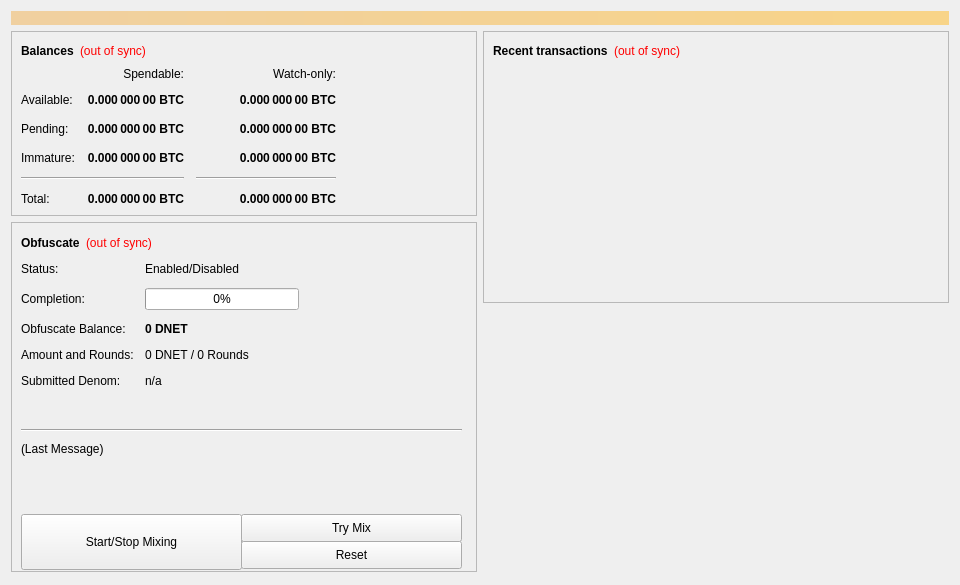
<?xml version="1.0" encoding="UTF-8"?>
<ui version="4.0">
 <class>OverviewPage</class>
 <widget class="QWidget" name="OverviewPage">
  <property name="geometry">
   <rect>
    <x>0</x>
    <y>0</y>
    <width>960</width>
    <height>585</height>
   </rect>
  </property>
  <property name="minimumSize">
   <size>
    <width>960</width>
    <height>0</height>
   </size>
  </property>
  <property name="windowTitle">
   <string>Form</string>
  </property>
  <layout class="QVBoxLayout" name="topLayout">
   <item>
    <widget class="QLabel" name="labelAlerts">
     <property name="visible">
      <bool>false</bool>
     </property>
     <property name="styleSheet">
      <string notr="true">background-color: qlineargradient(x1: 0, y1: 0, x2: 1, y2: 0, stop:0 #F0D0A0, stop:1 #F8D488); color:#000000;</string>
     </property>
     <property name="wordWrap">
      <bool>true</bool>
     </property>
     <property name="margin">
      <number>3</number>
     </property>
    </widget>
   </item>
   <item>
    <layout class="QHBoxLayout" name="horizontalLayout" stretch="1,1">
     <item>
      <layout class="QVBoxLayout" name="verticalLayout_2">
       <item>
        <widget class="QFrame" name="frame">
         <property name="frameShape">
          <enum>QFrame::StyledPanel</enum>
         </property>
         <property name="frameShadow">
          <enum>QFrame::Raised</enum>
         </property>
         <layout class="QVBoxLayout" name="verticalLayout_4">
          <item>
           <layout class="QHBoxLayout" name="horizontalLayout_4">
            <item>
             <widget class="QLabel" name="label_5">
              <property name="font">
               <font>
                <weight>75</weight>
                <bold>true</bold>
               </font>
              </property>
              <property name="text">
               <string>Balances</string>
              </property>
             </widget>
            </item>
            <item>
             <widget class="QLabel" name="labelWalletStatus">
              <property name="cursor">
               <cursorShape>WhatsThisCursor</cursorShape>
              </property>
              <property name="toolTip">
               <string>The displayed information may be out of date. Your wallet automatically synchronizes with the Smc-coin network after a connection is established, but this process has not completed yet.</string>
              </property>
              <property name="styleSheet">
               <string notr="true">QLabel { color: red; }</string>
              </property>
              <property name="text">
               <string notr="true">(out of sync)</string>
              </property>
              <property name="alignment">
               <set>Qt::AlignLeading|Qt::AlignLeft|Qt::AlignVCenter</set>
              </property>
             </widget>
            </item>
            <item>
             <spacer name="horizontalSpacer_3">
              <property name="orientation">
               <enum>Qt::Horizontal</enum>
              </property>
              <property name="sizeHint" stdset="0">
               <size>
                <width>40</width>
                <height>20</height>
               </size>
              </property>
             </spacer>
            </item>
           </layout>
          </item>
          <item>
           <layout class="QGridLayout" name="gridLayout">
            <property name="spacing">
             <number>12</number>
            </property>
            <item row="2" column="2">
             <widget class="QLabel" name="labelWatchPending">
              <property name="font">
               <font>
                <weight>75</weight>
                <bold>true</bold>
               </font>
              </property>
              <property name="cursor">
               <cursorShape>IBeamCursor</cursorShape>
              </property>
              <property name="toolTip">
               <string>Unconfirmed transactions to watch-only addresses</string>
              </property>
              <property name="text">
               <string notr="true">0.000 000 00 BTC</string>
              </property>
              <property name="alignment">
               <set>Qt::AlignRight|Qt::AlignTrailing|Qt::AlignVCenter</set>
              </property>
              <property name="textInteractionFlags">
               <set>Qt::LinksAccessibleByMouse|Qt::TextSelectableByKeyboard|Qt::TextSelectableByMouse</set>
              </property>
             </widget>
            </item>
            <item row="2" column="1">
             <widget class="QLabel" name="labelUnconfirmed">
              <property name="font">
               <font>
                <weight>75</weight>
                <bold>true</bold>
               </font>
              </property>
              <property name="cursor">
               <cursorShape>IBeamCursor</cursorShape>
              </property>
              <property name="toolTip">
               <string>Total of transactions that have yet to be confirmed, and do not yet count toward the spendable balance</string>
              </property>
              <property name="text">
               <string notr="true">0.000 000 00 BTC</string>
              </property>
              <property name="alignment">
               <set>Qt::AlignRight|Qt::AlignTrailing|Qt::AlignVCenter</set>
              </property>
              <property name="textInteractionFlags">
               <set>Qt::LinksAccessibleByMouse|Qt::TextSelectableByKeyboard|Qt::TextSelectableByMouse</set>
              </property>
             </widget>
            </item>
            <item row="3" column="2">
             <widget class="QLabel" name="labelWatchImmature">
              <property name="font">
               <font>
                <weight>75</weight>
                <bold>true</bold>
               </font>
              </property>
              <property name="cursor">
               <cursorShape>IBeamCursor</cursorShape>
              </property>
              <property name="toolTip">
               <string>Mined balance in watch-only addresses that has not yet matured</string>
              </property>
              <property name="text">
               <string notr="true">0.000 000 00 BTC</string>
              </property>
              <property name="alignment">
               <set>Qt::AlignRight|Qt::AlignTrailing|Qt::AlignVCenter</set>
              </property>
              <property name="textInteractionFlags">
               <set>Qt::LinksAccessibleByMouse|Qt::TextSelectableByKeyboard|Qt::TextSelectableByMouse</set>
              </property>
             </widget>
            </item>
            <item row="4" column="0" colspan="2">
             <widget class="Line" name="lineSpendableBalance">
              <property name="orientation">
               <enum>Qt::Horizontal</enum>
              </property>
             </widget>
            </item>
            <item row="4" column="2">
             <widget class="Line" name="lineWatchBalance">
              <property name="sizePolicy">
               <sizepolicy hsizetype="Preferred" vsizetype="Fixed">
                <horstretch>0</horstretch>
                <verstretch>0</verstretch>
               </sizepolicy>
              </property>
              <property name="minimumSize">
               <size>
                <width>140</width>
                <height>0</height>
               </size>
              </property>
              <property name="orientation">
               <enum>Qt::Horizontal</enum>
              </property>
             </widget>
            </item>
            <item row="5" column="0">
             <widget class="QLabel" name="labelTotalText">
              <property name="text">
               <string>Total:</string>
              </property>
             </widget>
            </item>
            <item row="3" column="1">
             <widget class="QLabel" name="labelImmature">
              <property name="font">
               <font>
                <weight>75</weight>
                <bold>true</bold>
               </font>
              </property>
              <property name="cursor">
               <cursorShape>IBeamCursor</cursorShape>
              </property>
              <property name="toolTip">
               <string>Mined balance that has not yet matured</string>
              </property>
              <property name="text">
               <string notr="true">0.000 000 00 BTC</string>
              </property>
              <property name="alignment">
               <set>Qt::AlignRight|Qt::AlignTrailing|Qt::AlignVCenter</set>
              </property>
              <property name="textInteractionFlags">
               <set>Qt::LinksAccessibleByMouse|Qt::TextSelectableByKeyboard|Qt::TextSelectableByMouse</set>
              </property>
             </widget>
            </item>
            <item row="2" column="3">
             <spacer name="horizontalSpacer_2">
              <property name="orientation">
               <enum>Qt::Horizontal</enum>
              </property>
              <property name="sizeHint" stdset="0">
               <size>
                <width>40</width>
                <height>20</height>
               </size>
              </property>
             </spacer>
            </item>
            <item row="3" column="0">
             <widget class="QLabel" name="labelImmatureText">
              <property name="text">
               <string>Immature:</string>
              </property>
             </widget>
            </item>
            <item row="5" column="1">
             <widget class="QLabel" name="labelTotal">
              <property name="font">
               <font>
                <weight>75</weight>
                <bold>true</bold>
               </font>
              </property>
              <property name="cursor">
               <cursorShape>IBeamCursor</cursorShape>
              </property>
              <property name="toolTip">
               <string>Your current total balance</string>
              </property>
              <property name="text">
               <string notr="true">0.000 000 00 BTC</string>
              </property>
              <property name="alignment">
               <set>Qt::AlignRight|Qt::AlignTrailing|Qt::AlignVCenter</set>
              </property>
              <property name="textInteractionFlags">
               <set>Qt::LinksAccessibleByMouse|Qt::TextSelectableByKeyboard|Qt::TextSelectableByMouse</set>
              </property>
             </widget>
            </item>
            <item row="5" column="2">
             <widget class="QLabel" name="labelWatchTotal">
              <property name="font">
               <font>
                <weight>75</weight>
                <bold>true</bold>
               </font>
              </property>
              <property name="cursor">
               <cursorShape>IBeamCursor</cursorShape>
              </property>
              <property name="toolTip">
               <string>Current total balance in watch-only addresses</string>
              </property>
              <property name="text">
               <string notr="true">0.000 000 00 BTC</string>
              </property>
              <property name="alignment">
               <set>Qt::AlignRight|Qt::AlignTrailing|Qt::AlignVCenter</set>
              </property>
              <property name="textInteractionFlags">
               <set>Qt::LinksAccessibleByMouse|Qt::TextSelectableByKeyboard|Qt::TextSelectableByMouse</set>
              </property>
             </widget>
            </item>
            <item row="0" column="2">
             <widget class="QLabel" name="labelWatchonly">
              <property name="text">
               <string>Watch-only:</string>
              </property>
              <property name="alignment">
               <set>Qt::AlignRight|Qt::AlignTrailing|Qt::AlignVCenter</set>
              </property>
             </widget>
            </item>
            <item row="1" column="0">
             <widget class="QLabel" name="labelBalanceText">
              <property name="text">
               <string>Available:</string>
              </property>
             </widget>
            </item>
            <item row="1" column="1">
             <widget class="QLabel" name="labelBalance">
              <property name="font">
               <font>
                <weight>75</weight>
                <bold>true</bold>
               </font>
              </property>
              <property name="cursor">
               <cursorShape>IBeamCursor</cursorShape>
              </property>
              <property name="toolTip">
               <string>Your current spendable balance</string>
              </property>
              <property name="text">
               <string notr="true">0.000 000 00 BTC</string>
              </property>
              <property name="alignment">
               <set>Qt::AlignRight|Qt::AlignTrailing|Qt::AlignVCenter</set>
              </property>
              <property name="textInteractionFlags">
               <set>Qt::LinksAccessibleByMouse|Qt::TextSelectableByKeyboard|Qt::TextSelectableByMouse</set>
              </property>
             </widget>
            </item>
            <item row="1" column="2">
             <widget class="QLabel" name="labelWatchAvailable">
              <property name="font">
               <font>
                <weight>75</weight>
                <bold>true</bold>
               </font>
              </property>
              <property name="cursor">
               <cursorShape>IBeamCursor</cursorShape>
              </property>
              <property name="toolTip">
               <string>Your current balance in watch-only addresses</string>
              </property>
              <property name="text">
               <string notr="true">0.000 000 00 BTC</string>
              </property>
              <property name="alignment">
               <set>Qt::AlignRight|Qt::AlignTrailing|Qt::AlignVCenter</set>
              </property>
              <property name="textInteractionFlags">
               <set>Qt::LinksAccessibleByMouse|Qt::TextSelectableByKeyboard|Qt::TextSelectableByMouse</set>
              </property>
             </widget>
            </item>
            <item row="2" column="0">
             <widget class="QLabel" name="labelPendingText">
              <property name="text">
               <string>Pending:</string>
              </property>
             </widget>
            </item>
            <item row="0" column="1">
             <widget class="QLabel" name="labelSpendable">
              <property name="text">
               <string>Spendable:</string>
              </property>
              <property name="alignment">
               <set>Qt::AlignRight|Qt::AlignTrailing|Qt::AlignVCenter</set>
              </property>
             </widget>
            </item>
           </layout>
          </item>
         </layout>
        </widget>
       </item>
       <item>
        <widget class="QFrame" name="frameObfuscate">
         <property name="minimumSize">
          <size>
           <width>0</width>
           <height>350</height>
          </size>
         </property>
         <property name="layoutDirection">
          <enum>Qt::LeftToRight</enum>
         </property>
         <property name="frameShape">
          <enum>QFrame::StyledPanel</enum>
         </property>
         <property name="frameShadow">
          <enum>QFrame::Raised</enum>
         </property>
         <widget class="QWidget" name="formLayoutWidget">
          <property name="geometry">
           <rect>
            <x>10</x>
            <y>40</y>
            <width>451</width>
            <height>161</height>
           </rect>
          </property>
          <layout class="QFormLayout" name="formLayout">
           <property name="fieldGrowthPolicy">
            <enum>QFormLayout::AllNonFixedFieldsGrow</enum>
           </property>
           <property name="horizontalSpacing">
            <number>11</number>
           </property>
           <property name="verticalSpacing">
            <number>12</number>
           </property>
           <item row="0" column="0">
            <widget class="QLabel" name="label_6">
             <property name="text">
              <string>Status:</string>
             </property>
            </widget>
           </item>
           <item row="1" column="0">
            <widget class="QLabel" name="label_7">
             <property name="text">
              <string>Completion:</string>
             </property>
            </widget>
           </item>
           <item row="1" column="1">
            <widget class="QProgressBar" name="obfuscateProgress">
             <property name="maximumSize">
              <size>
               <width>154</width>
               <height>16777215</height>
              </size>
             </property>
             <property name="value">
              <number>0</number>
             </property>
            </widget>
           </item>
           <item row="2" column="0">
            <widget class="QLabel" name="labelAnonymizedText">
             <property name="text">
              <string>Obfuscate Balance:</string>
             </property>
            </widget>
           </item>
           <item row="2" column="1">
            <widget class="QLabel" name="labelAnonymized">
             <property name="font">
              <font>
               <weight>75</weight>
               <bold>true</bold>
              </font>
             </property>
             <property name="text">
              <string notr="true">0 DNET</string>
             </property>
            </widget>
           </item>
           <item row="3" column="0">
            <widget class="QLabel" name="label_8">
             <property name="text">
              <string>Amount and Rounds:</string>
             </property>
            </widget>
           </item>
           <item row="3" column="1">
            <widget class="QLabel" name="labelAmountRounds">
             <property name="text">
              <string>0 DNET / 0 Rounds</string>
             </property>
            </widget>
           </item>
           <item row="4" column="0">
            <widget class="QLabel" name="label_9">
             <property name="text">
              <string>Submitted Denom:</string>
             </property>
            </widget>
           </item>
           <item row="4" column="1">
            <widget class="QLabel" name="labelSubmittedDenom">
             <property name="toolTip">
              <string>The denominations you submitted to the Masternode.&lt;br&gt;To mix, other users must submit the exact same denominations.</string>
             </property>
             <property name="text">
              <string>n/a</string>
             </property>
            </widget>
           </item>
           <item row="0" column="1">
            <widget class="QLabel" name="obfuscateEnabled">
             <property name="text">
              <string>Enabled/Disabled</string>
             </property>
            </widget>
           </item>
          </layout>
         </widget>
         <widget class="QPushButton" name="runAutoDenom">
          <property name="geometry">
           <rect>
            <x>251</x>
            <y>17</y>
            <width>1</width>
            <height>1</height>
           </rect>
          </property>
          <property name="palette">
           <palette>
            <active>
             <colorrole role="WindowText">
              <brush brushstyle="SolidPattern">
               <color alpha="255">
                <red>0</red>
                <green>0</green>
                <blue>0</blue>
               </color>
              </brush>
             </colorrole>
             <colorrole role="Button">
              <brush brushstyle="SolidPattern">
               <color alpha="255">
                <red>239</red>
                <green>238</green>
                <blue>238</blue>
               </color>
              </brush>
             </colorrole>
             <colorrole role="Light">
              <brush brushstyle="SolidPattern">
               <color alpha="255">
                <red>255</red>
                <green>255</green>
                <blue>255</blue>
               </color>
              </brush>
             </colorrole>
             <colorrole role="Midlight">
              <brush brushstyle="SolidPattern">
               <color alpha="255">
                <red>247</red>
                <green>246</green>
                <blue>246</blue>
               </color>
              </brush>
             </colorrole>
             <colorrole role="Dark">
              <brush brushstyle="SolidPattern">
               <color alpha="255">
                <red>119</red>
                <green>119</green>
                <blue>119</blue>
               </color>
              </brush>
             </colorrole>
             <colorrole role="Mid">
              <brush brushstyle="SolidPattern">
               <color alpha="255">
                <red>159</red>
                <green>159</green>
                <blue>159</blue>
               </color>
              </brush>
             </colorrole>
             <colorrole role="Text">
              <brush brushstyle="SolidPattern">
               <color alpha="255">
                <red>0</red>
                <green>0</green>
                <blue>0</blue>
               </color>
              </brush>
             </colorrole>
             <colorrole role="BrightText">
              <brush brushstyle="SolidPattern">
               <color alpha="255">
                <red>255</red>
                <green>255</green>
                <blue>255</blue>
               </color>
              </brush>
             </colorrole>
             <colorrole role="ButtonText">
              <brush brushstyle="SolidPattern">
               <color alpha="255">
                <red>0</red>
                <green>0</green>
                <blue>0</blue>
               </color>
              </brush>
             </colorrole>
             <colorrole role="Base">
              <brush brushstyle="SolidPattern">
               <color alpha="255">
                <red>255</red>
                <green>255</green>
                <blue>255</blue>
               </color>
              </brush>
             </colorrole>
             <colorrole role="Window">
              <brush brushstyle="SolidPattern">
               <color alpha="255">
                <red>239</red>
                <green>238</green>
                <blue>238</blue>
               </color>
              </brush>
             </colorrole>
             <colorrole role="Shadow">
              <brush brushstyle="SolidPattern">
               <color alpha="255">
                <red>0</red>
                <green>0</green>
                <blue>0</blue>
               </color>
              </brush>
             </colorrole>
             <colorrole role="AlternateBase">
              <brush brushstyle="SolidPattern">
               <color alpha="255">
                <red>247</red>
                <green>246</green>
                <blue>246</blue>
               </color>
              </brush>
             </colorrole>
             <colorrole role="ToolTipBase">
              <brush brushstyle="SolidPattern">
               <color alpha="255">
                <red>255</red>
                <green>255</green>
                <blue>220</blue>
               </color>
              </brush>
             </colorrole>
             <colorrole role="ToolTipText">
              <brush brushstyle="SolidPattern">
               <color alpha="255">
                <red>0</red>
                <green>0</green>
                <blue>0</blue>
               </color>
              </brush>
             </colorrole>
            </active>
            <inactive>
             <colorrole role="WindowText">
              <brush brushstyle="SolidPattern">
               <color alpha="255">
                <red>0</red>
                <green>0</green>
                <blue>0</blue>
               </color>
              </brush>
             </colorrole>
             <colorrole role="Button">
              <brush brushstyle="SolidPattern">
               <color alpha="255">
                <red>239</red>
                <green>238</green>
                <blue>238</blue>
               </color>
              </brush>
             </colorrole>
             <colorrole role="Light">
              <brush brushstyle="SolidPattern">
               <color alpha="255">
                <red>255</red>
                <green>255</green>
                <blue>255</blue>
               </color>
              </brush>
             </colorrole>
             <colorrole role="Midlight">
              <brush brushstyle="SolidPattern">
               <color alpha="255">
                <red>247</red>
                <green>246</green>
                <blue>246</blue>
               </color>
              </brush>
             </colorrole>
             <colorrole role="Dark">
              <brush brushstyle="SolidPattern">
               <color alpha="255">
                <red>119</red>
                <green>119</green>
                <blue>119</blue>
               </color>
              </brush>
             </colorrole>
             <colorrole role="Mid">
              <brush brushstyle="SolidPattern">
               <color alpha="255">
                <red>159</red>
                <green>159</green>
                <blue>159</blue>
               </color>
              </brush>
             </colorrole>
             <colorrole role="Text">
              <brush brushstyle="SolidPattern">
               <color alpha="255">
                <red>0</red>
                <green>0</green>
                <blue>0</blue>
               </color>
              </brush>
             </colorrole>
             <colorrole role="BrightText">
              <brush brushstyle="SolidPattern">
               <color alpha="255">
                <red>255</red>
                <green>255</green>
                <blue>255</blue>
               </color>
              </brush>
             </colorrole>
             <colorrole role="ButtonText">
              <brush brushstyle="SolidPattern">
               <color alpha="255">
                <red>0</red>
                <green>0</green>
                <blue>0</blue>
               </color>
              </brush>
             </colorrole>
             <colorrole role="Base">
              <brush brushstyle="SolidPattern">
               <color alpha="255">
                <red>255</red>
                <green>255</green>
                <blue>255</blue>
               </color>
              </brush>
             </colorrole>
             <colorrole role="Window">
              <brush brushstyle="SolidPattern">
               <color alpha="255">
                <red>239</red>
                <green>238</green>
                <blue>238</blue>
               </color>
              </brush>
             </colorrole>
             <colorrole role="Shadow">
              <brush brushstyle="SolidPattern">
               <color alpha="255">
                <red>0</red>
                <green>0</green>
                <blue>0</blue>
               </color>
              </brush>
             </colorrole>
             <colorrole role="AlternateBase">
              <brush brushstyle="SolidPattern">
               <color alpha="255">
                <red>247</red>
                <green>246</green>
                <blue>246</blue>
               </color>
              </brush>
             </colorrole>
             <colorrole role="ToolTipBase">
              <brush brushstyle="SolidPattern">
               <color alpha="255">
                <red>255</red>
                <green>255</green>
                <blue>220</blue>
               </color>
              </brush>
             </colorrole>
             <colorrole role="ToolTipText">
              <brush brushstyle="SolidPattern">
               <color alpha="255">
                <red>0</red>
                <green>0</green>
                <blue>0</blue>
               </color>
              </brush>
             </colorrole>
            </inactive>
            <disabled>
             <colorrole role="WindowText">
              <brush brushstyle="SolidPattern">
               <color alpha="255">
                <red>119</red>
                <green>119</green>
                <blue>119</blue>
               </color>
              </brush>
             </colorrole>
             <colorrole role="Button">
              <brush brushstyle="SolidPattern">
               <color alpha="255">
                <red>239</red>
                <green>238</green>
                <blue>238</blue>
               </color>
              </brush>
             </colorrole>
             <colorrole role="Light">
              <brush brushstyle="SolidPattern">
               <color alpha="255">
                <red>255</red>
                <green>255</green>
                <blue>255</blue>
               </color>
              </brush>
             </colorrole>
             <colorrole role="Midlight">
              <brush brushstyle="SolidPattern">
               <color alpha="255">
                <red>247</red>
                <green>246</green>
                <blue>246</blue>
               </color>
              </brush>
             </colorrole>
             <colorrole role="Dark">
              <brush brushstyle="SolidPattern">
               <color alpha="255">
                <red>119</red>
                <green>119</green>
                <blue>119</blue>
               </color>
              </brush>
             </colorrole>
             <colorrole role="Mid">
              <brush brushstyle="SolidPattern">
               <color alpha="255">
                <red>159</red>
                <green>159</green>
                <blue>159</blue>
               </color>
              </brush>
             </colorrole>
             <colorrole role="Text">
              <brush brushstyle="SolidPattern">
               <color alpha="255">
                <red>119</red>
                <green>119</green>
                <blue>119</blue>
               </color>
              </brush>
             </colorrole>
             <colorrole role="BrightText">
              <brush brushstyle="SolidPattern">
               <color alpha="255">
                <red>255</red>
                <green>255</green>
                <blue>255</blue>
               </color>
              </brush>
             </colorrole>
             <colorrole role="ButtonText">
              <brush brushstyle="SolidPattern">
               <color alpha="255">
                <red>119</red>
                <green>119</green>
                <blue>119</blue>
               </color>
              </brush>
             </colorrole>
             <colorrole role="Base">
              <brush brushstyle="SolidPattern">
               <color alpha="255">
                <red>239</red>
                <green>238</green>
                <blue>238</blue>
               </color>
              </brush>
             </colorrole>
             <colorrole role="Window">
              <brush brushstyle="SolidPattern">
               <color alpha="255">
                <red>239</red>
                <green>238</green>
                <blue>238</blue>
               </color>
              </brush>
             </colorrole>
             <colorrole role="Shadow">
              <brush brushstyle="SolidPattern">
               <color alpha="255">
                <red>0</red>
                <green>0</green>
                <blue>0</blue>
               </color>
              </brush>
             </colorrole>
             <colorrole role="AlternateBase">
              <brush brushstyle="SolidPattern">
               <color alpha="255">
                <red>239</red>
                <green>238</green>
                <blue>238</blue>
               </color>
              </brush>
             </colorrole>
             <colorrole role="ToolTipBase">
              <brush brushstyle="SolidPattern">
               <color alpha="255">
                <red>255</red>
                <green>255</green>
                <blue>220</blue>
               </color>
              </brush>
             </colorrole>
             <colorrole role="ToolTipText">
              <brush brushstyle="SolidPattern">
               <color alpha="255">
                <red>0</red>
                <green>0</green>
                <blue>0</blue>
               </color>
              </brush>
             </colorrole>
            </disabled>
           </palette>
          </property>
          <property name="focusPolicy">
           <enum>Qt::NoFocus</enum>
          </property>
          <property name="autoFillBackground">
           <bool>true</bool>
          </property>
          <property name="text">
           <string/>
          </property>
          <property name="flat">
           <bool>true</bool>
          </property>
         </widget>
         <widget class="QPushButton" name="toggleObfuscate">
          <property name="geometry">
           <rect>
            <x>10</x>
            <y>292</y>
            <width>221</width>
            <height>56</height>
           </rect>
          </property>
          <property name="sizePolicy">
           <sizepolicy hsizetype="MinimumExpanding" vsizetype="Fixed">
            <horstretch>0</horstretch>
            <verstretch>0</verstretch>
           </sizepolicy>
          </property>
          <property name="text">
           <string>Start/Stop Mixing</string>
          </property>
         </widget>
         <widget class="Line" name="lineLastMessage">
          <property name="geometry">
           <rect>
            <x>10</x>
            <y>200</y>
            <width>441</width>
            <height>16</height>
           </rect>
          </property>
          <property name="orientation">
           <enum>Qt::Horizontal</enum>
          </property>
         </widget>
         <widget class="QLabel" name="obfuscateStatus">
          <property name="geometry">
           <rect>
            <x>10</x>
            <y>220</y>
            <width>451</width>
            <height>61</height>
           </rect>
          </property>
          <property name="minimumSize">
           <size>
            <width>288</width>
            <height>43</height>
           </size>
          </property>
          <property name="text">
           <string>(Last Message)</string>
          </property>
          <property name="alignment">
           <set>Qt::AlignLeading|Qt::AlignLeft|Qt::AlignTop</set>
          </property>
          <property name="wordWrap">
           <bool>true</bool>
          </property>
         </widget>
         <widget class="QPushButton" name="obfuscateAuto">
          <property name="geometry">
           <rect>
            <x>230</x>
            <y>292</y>
            <width>221</width>
            <height>28</height>
           </rect>
          </property>
          <property name="sizePolicy">
           <sizepolicy hsizetype="MinimumExpanding" vsizetype="Fixed">
            <horstretch>0</horstretch>
            <verstretch>0</verstretch>
           </sizepolicy>
          </property>
          <property name="toolTip">
           <string>Try to manually submit a Obfuscate request.</string>
          </property>
          <property name="text">
           <string>Try Mix</string>
          </property>
         </widget>
         <widget class="QPushButton" name="obfuscateReset">
          <property name="geometry">
           <rect>
            <x>230</x>
            <y>319</y>
            <width>221</width>
            <height>28</height>
           </rect>
          </property>
          <property name="sizePolicy">
           <sizepolicy hsizetype="MinimumExpanding" vsizetype="Fixed">
            <horstretch>0</horstretch>
            <verstretch>0</verstretch>
           </sizepolicy>
          </property>
          <property name="toolTip">
           <string>Reset the current status of Obfuscate (can interrupt Obfuscate if it's in the process of Mixing, which can cost you money!)</string>
          </property>
          <property name="autoFillBackground">
           <bool>false</bool>
          </property>
          <property name="text">
           <string>Reset</string>
          </property>
         </widget>
         <widget class="QWidget" name="layoutWidget">
          <property name="geometry">
           <rect>
            <x>10</x>
            <y>10</y>
            <width>431</width>
            <height>22</height>
           </rect>
          </property>
          <layout class="QHBoxLayout" name="horizontalLayout_5">
           <item>
            <widget class="QLabel" name="label_2">
             <property name="font">
              <font>
               <weight>75</weight>
               <bold>true</bold>
              </font>
             </property>
             <property name="text">
              <string>Obfuscate</string>
             </property>
            </widget>
           </item>
           <item>
            <widget class="QLabel" name="labelObfuscateSyncStatus">
             <property name="toolTip">
              <string>The displayed information may be out of date. Your wallet automatically synchronizes with the Smc-coin network after a connection is established, but this process has not completed yet.</string>
             </property>
             <property name="styleSheet">
              <string notr="true">QLabel { color: red; }</string>
             </property>
             <property name="text">
              <string notr="true">(out of sync)</string>
             </property>
             <property name="alignment">
              <set>Qt::AlignLeading|Qt::AlignLeft|Qt::AlignVCenter</set>
             </property>
            </widget>
           </item>
           <item>
            <spacer name="horizontalSpacer_4">
             <property name="orientation">
              <enum>Qt::Horizontal</enum>
             </property>
             <property name="sizeHint" stdset="0">
              <size>
               <width>40</width>
               <height>20</height>
              </size>
             </property>
            </spacer>
           </item>
          </layout>
         </widget>
        </widget>
       </item>
       <item>
        <spacer name="verticalSpacer">
         <property name="orientation">
          <enum>Qt::Vertical</enum>
         </property>
         <property name="sizeHint" stdset="0">
          <size>
           <width>20</width>
           <height>40</height>
          </size>
         </property>
        </spacer>
       </item>
      </layout>
     </item>
     <item>
      <layout class="QVBoxLayout" name="verticalLayout_3">
       <item>
        <widget class="QFrame" name="frame_2">
         <property name="frameShape">
          <enum>QFrame::StyledPanel</enum>
         </property>
         <property name="frameShadow">
          <enum>QFrame::Raised</enum>
         </property>
         <layout class="QVBoxLayout" name="verticalLayout">
          <item>
           <layout class="QHBoxLayout" name="horizontalLayout_2">
            <item>
             <widget class="QLabel" name="label_4">
              <property name="font">
               <font>
                <weight>75</weight>
                <bold>true</bold>
               </font>
              </property>
              <property name="text">
               <string>Recent transactions</string>
              </property>
             </widget>
            </item>
            <item>
             <widget class="QLabel" name="labelTransactionsStatus">
              <property name="cursor">
               <cursorShape>WhatsThisCursor</cursorShape>
              </property>
              <property name="toolTip">
               <string>The displayed information may be out of date. Your wallet automatically synchronizes with the Smc-coin network after a connection is established, but this process has not completed yet.</string>
              </property>
              <property name="styleSheet">
               <string notr="true">QLabel { color: red; }</string>
              </property>
              <property name="text">
               <string notr="true">(out of sync)</string>
              </property>
              <property name="alignment">
               <set>Qt::AlignRight|Qt::AlignTrailing|Qt::AlignVCenter</set>
              </property>
             </widget>
            </item>
            <item>
             <spacer name="horizontalSpacer">
              <property name="orientation">
               <enum>Qt::Horizontal</enum>
              </property>
              <property name="sizeHint" stdset="0">
               <size>
                <width>40</width>
                <height>20</height>
               </size>
              </property>
             </spacer>
            </item>
           </layout>
          </item>
          <item>
           <widget class="QListView" name="listTransactions">
            <property name="styleSheet">
             <string notr="true">QListView { background: transparent; }</string>
            </property>
            <property name="frameShape">
             <enum>QFrame::NoFrame</enum>
            </property>
            <property name="verticalScrollBarPolicy">
             <enum>Qt::ScrollBarAlwaysOff</enum>
            </property>
            <property name="horizontalScrollBarPolicy">
             <enum>Qt::ScrollBarAlwaysOff</enum>
            </property>
            <property name="selectionMode">
             <enum>QAbstractItemView::NoSelection</enum>
            </property>
           </widget>
          </item>
         </layout>
        </widget>
       </item>
       <item>
        <spacer name="verticalSpacer_2">
         <property name="orientation">
          <enum>Qt::Vertical</enum>
         </property>
         <property name="sizeHint" stdset="0">
          <size>
           <width>20</width>
           <height>40</height>
          </size>
         </property>
        </spacer>
       </item>
      </layout>
     </item>
    </layout>
   </item>
  </layout>
 </widget>
 <resources/>
 <connections/>
</ui>
